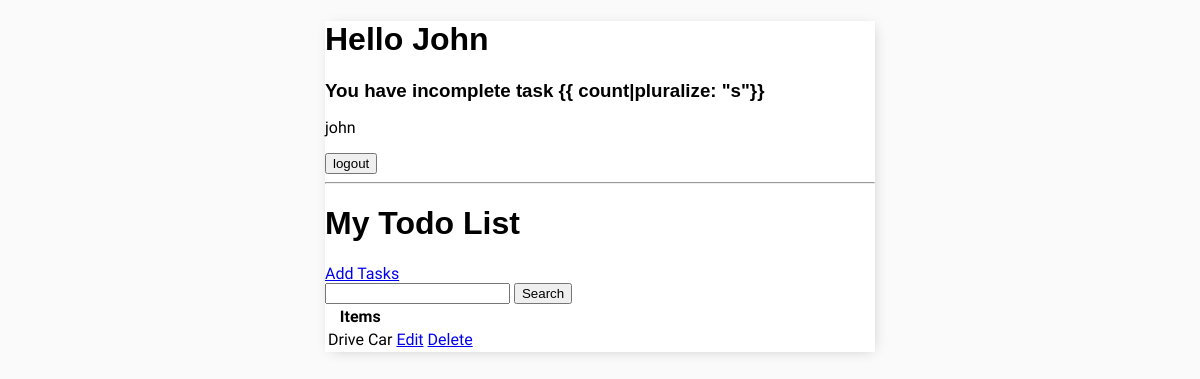
The page / (signed in) on the database as committed earlier.
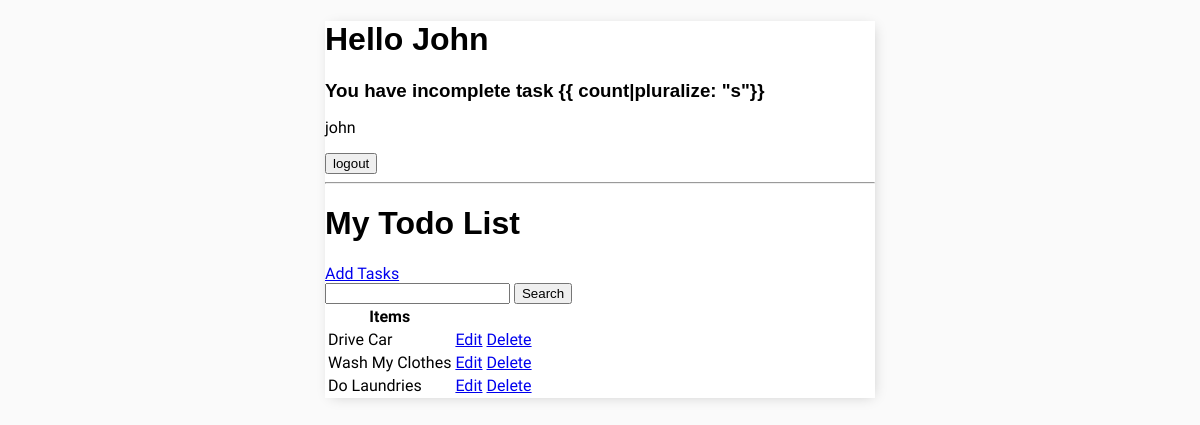
The same page on the database as committed later.
### todolist/models.py (models this page shows, shortened)
class Tasks(models.Model):
    user = models.ForeignKey(User, on_delete = models.CASCADE, null = True,blank =True)
    title = models.CharField(max_length=200)
    description =models.TextField(null=True, blank=True)
    complete = models.BooleanField(default=False)
    create =models.DateTimeField(auto_now_add=True)
    class Meta:
        ordering =['complete']

### todolist/views.py (the view)
# urls.py: path('',TaskList.as_view(), name = 'tasks'),
class TaskList(LoginRequiredMixin, ListView):
    model = Tasks
    context_object_name = 'tasks'
    def get_data_context(self, **kwargs):
        user = self.request.user
        return Tasks.objects.filter(user=user)
    def get_context_data(self, **kwargs):
        context = super().get_context_data(**kwargs)
        context['tasks'] = self.get_data_context()
        user = self.request.user
        user_tasks = Tasks.objects.filter(user=user)
        completed_count = user_tasks.filter(complete=True).count()
        uncompleted_count = user_tasks.filter(complete=False).count()
        search_input = self.request.GET.get('search-area') or ''
        if search_input:
            context['tasks'] = context['tasks'].filter(title__startswith = search_input)
        context['search_input'] = search_input
        context['user_tasks'] = user_tasks
        context['completed_count'] = completed_count
        context['uncompleted_count'] = uncompleted_count
        return context

### todolist/templates/todolist/tasks_list.html (shortened to what this page needs)
{% extends 'todolist/main.html'%}
{% block content %}
<div class="header-bar">
    <div>
        <h1>Hello {{request.user|title}}</h1>
        <h3 style="margin:0">You have  incomplete task {{ count|pluralize:
            "s"}}</h3>
    </div>
</div>
{% if request.user.is_authenticated %}
    <p>{{request.user}}</p>
    <form method="post" action="{% url 'logout' %}">
    <button type="submit">logout</button>
</form>
{% else%}
    <a href="{% url 'login' %}">Login</a>
{% endif %}
<hr>
<h1>My Todo List</h1>
<a href="{% url 'task_create'%}">Add Tasks</a>
<form method="GET">
    <input type="text" name="search-area" value = "{{search_input}}">
    <input type="submit" value="Search">
</form>
<table>
    <tr>
        <th>Items</th>
        <th></th>
        <th></th>
    </tr>
    {% for task in tasks %}
    <tr>
       <td>{{task.title}}</td>
        <td><a href="{% url 'task_update' task.id %}">Edit</a></td>
        <td><a href="{% url 'task_delete' task.id %}">Delete</a></td>
    </tr>
    {% empty %}
        <h3>No Items in the Lists</h3>
    {% endfor %}
</table>
{% endblock content %}

Rows that differ between the two databases and show on the page:
added Tasks: title "Wash My Clothes"
added Tasks: title "Do Laundries"
